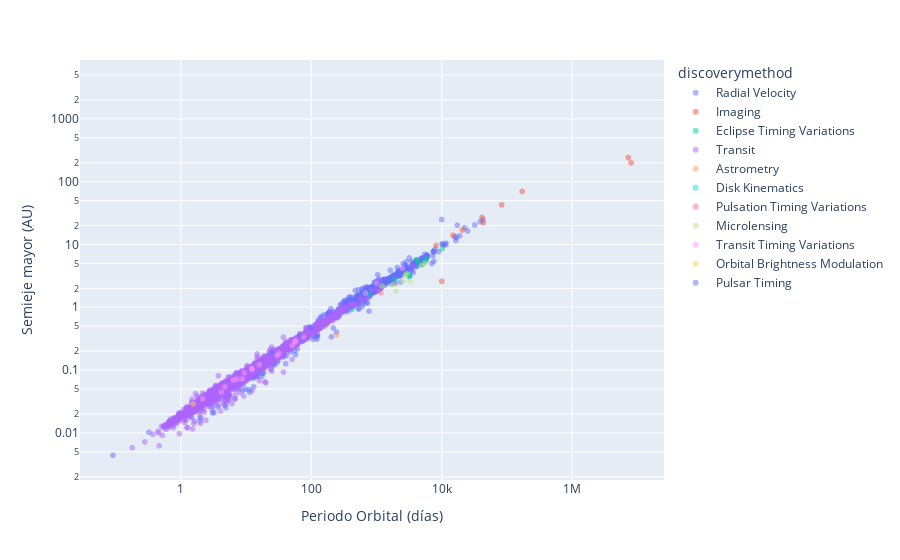

Notebook cell for this chart:
### Code cell
import plotly.express as px
from parsing_data import df
fig = px.scatter(df, y = 'pl_orbsmax', x = 'pl_orbper', opacity = 0.5, log_x = True, log_y = True, color = 'discoverymethod')
fig.update_xaxes(title = 'Periodo Orbital (días)')
fig.update_yaxes(title = 'Semieje mayor (AU)')
fig.show()

### Figure 1 — Plotly figure (JSON) as saved in the notebook; plotly's stock layout.template omitted (floating-point values rounded to 4 significant figures; data arrays with more than 128 entries replaced by an {"elided": "..."} marker saying what was removed)
{"data": [{"hovertemplate": "discoverymethod=Radial Velocity<br>pl_orbper=%{x}<br>pl_orbsmax=%{y}<extra></extra>", "legendgroup": "Radial Velocity", "marker": {"color": "#636efa", "opacity": 0.5, "symbol": "circle"}, "mode": "markers", "name": "Radial Velocity", "showlegend": true, "type": "scattergl", "x": {"elided": "858 float values"}, "xaxis": "x", "y": {"elided": "858 float values"}, "yaxis": "y"}, {"hovertemplate": "discoverymethod=Imaging<br>pl_orbper=%{x}<br>pl_orbsmax=%{y}<extra></extra>", "legendgroup": "Imaging", "marker": {"color": "#EF553B", "opacity": 0.5, "symbol": "circle"}, "mode": "markers", "name": "Imaging", "showlegend": true, "type": "scattergl", "x": [null, null, null, null, null, null, 7336.0, null, 14965, null, 10040.0, 8040000, null, null, null, null, null, null, null, null, null, null, null, null, null, null, null, null, 171700.0, 83260.0, 41630.0, 20820.0, 7300000, 43500, null, null, null, null, null, null, null, null, null, null, null, null, null, null, 8207, null], "xaxis": "x", "y": [330, 84, 52, 156, 15, 55, null, 230, 14, 260, 2.6, 200, 210, 440, 330, 800, 43.5, 100, 320, 2000, 650, 487.1, 56, 92, 740, 345, 773, 20.3, 70, 42.81, 26.97, 16.99, 243, 22.2, 34.5, 214, 157, 1100, null, 162, 320, 670, 3500, 2880, 102, 2500, 8, 115, 9.66, 61], "yaxis": "y"}, {"hovertemplate": "discoverymethod=Eclipse Timing Variations<br>pl_orbper=%{x}<br>pl_orbsmax=%{y}<extra></extra>", "legendgroup": "Eclipse Timing Variations", "marker": {"color": "#00cc96", "opacity": 0.5, "symbol": "circle"}, "mode": "markers", "name": "Eclipse Timing Variations", "showlegend": true, "type": "scattergl", "x": [416, 4098.0, 10220, 4640, 237.7, 760, 5660, 2884.0, 3225, 3160, 8799, 4344.0, 5840, 1916.0], "xaxis": "x", "y": [0.92, 5.75, 8.6, 4.69, 0.8, 1.613, 5.38, 3.43, 3.12, 3.3, null, 5.3, 5.9, 2.8], "yaxis": "y"}, {"hovertemplate": "discoverymethod=Transit<br>pl_orbper=%{x}<br>pl_orbsmax=%{y}<extra></extra>", "legendgroup": "Transit", "marker": {"color": "#ab63fa", "opacity": 0.5, "symbol": "circle"}, "mode": "markers", "name": "Transit", "showlegend": true, "type": "scattergl", "x": {"elided": "3337 float values"}, "xaxis": "x", "y": {"elided": "3337 float values"}, "yaxis": "y"}, {"hovertemplate": "discoverymethod=Astrometry<br>pl_orbper=%{x}<br>pl_orbsmax=%{y}<extra></extra>", "legendgroup": "Astrometry", "marker": {"color": "#FFA15A", "opacity": 0.5, "symbol": "circle"}, "mode": "markers", "name": "Astrometry", "showlegend": true, "type": "scattergl", "x": [246.4], "xaxis": "x", "y": [0.36], "yaxis": "y"}, {"hovertemplate": "discoverymethod=Disk Kinematics<br>pl_orbper=%{x}<br>pl_orbsmax=%{y}<extra></extra>", "legendgroup": "Disk Kinematics", "marker": {"color": "#19d3f3", "opacity": 0.5, "symbol": "circle"}, "mode": "markers", "name": "Disk Kinematics", "showlegend": true, "type": "scattergl", "x": [null], "xaxis": "x", "y": [130], "yaxis": "y"}, {"hovertemplate": "discoverymethod=Pulsation Timing Variations<br>pl_orbper=%{x}<br>pl_orbsmax=%{y}<extra></extra>", "legendgroup": "Pulsation Timing Variations", "marker": {"color": "#FF6692", "opacity": 0.5, "symbol": "circle"}, "mode": "markers", "name": "Pulsation Timing Variations", "showlegend": true, "type": "scattergl", "x": [840, 1170], "xaxis": "x", "y": [null, 1.7], "yaxis": "y"}, {"hovertemplate": "discoverymethod=Microlensing<br>pl_orbper=%{x}<br>pl_orbsmax=%{y}<extra></extra>", "legendgroup": "Microlensing", "marker": {"color": "#B6E880", "opacity": 0.5, "symbol": "circle"}, "mode": "markers", "name": "Microlensing", "showlegend": true, "type": "scattergl", "x": [null, null, null, null, null, null, null, null, null, null, null, null, null, null, null, null, null, null, null, null, null, null, 2774, null, 1982, null, null, null, null, null, null, null, null, 2920, null, null, null, null, null, null, null, null, null, null, null, null, null, 3285, 1788.0, 4928.0, 2557, null, null, null, null, null, null, null, null, null, null, null, null, null, null, null, null, null, null, null, null, null, null, null, null, null, null, null, null, null, null, null, null, null, null, 1224, null, null, null, null, null, null, null, null, null, null, null, null, null, null, 5480, null, null, null, null, null, null, null], "xaxis": "x", "y": [5.5, 1.065, 5.1, 1.08, 3.6, 0.83, 2.63, 3.64, 3.45, 1.9, 1.7, 4.54, 0.62, 6.56, 1.521, 3.31, 4.3, null, 0.62, 6.5, 1.25, 2.7, 3.2, 2.03, 1.8, 1.21, 2.42, 3.8, 1.85, 2, 4.14, 0.95, 1.3, 3.4, 4.3, 10.2, 0.9, 3.03, 4.18, 3.3, 1.51, 1.09, 8.3, 1.54, 4.3, 3.6, 3.5, 2.6, 2.3, 4.6, 2.59, 2.8, 15, 1.7, 8, 2.72, 1.89, 4, 4.8, 0.89, 3.8, 4.3, 1.6, 4.43, 3.1, 0.8, 3.6, 0.883, 17.98, 2.6, 1.8, 3.11, 4.4, 1.5, 2.7, 1.75, 0.73, 1.6, 2.7, 2.07, 2.62, 0.85, 5.4, 6.4, 1.71, 2.17, 2.15, 11.5, 3.913, 2.575, 3.5, 1.8, 4.06, 3.92, 1.02, 4.72, 1.18, 0.59, 3.02, 0.72, 5, 1.8, 0.8, 4.75, 3.3, 2.8, 0.5, 4.18], "yaxis": "y"}, {"hovertemplate": "discoverymethod=Transit Timing Variations<br>pl_orbper=%{x}<br>pl_orbsmax=%{y}<extra></extra>", "legendgroup": "Transit Timing Variations", "marker": {"color": "#FF97FF", "opacity": 0.5, "symbol": "circle"}, "mode": "markers", "name": "Transit Timing Variations", "showlegend": true, "type": "scattergl", "x": [56.27, 30, 160, 9.342, 51.21, 31.51, 4.7, 7.171, 4.176, 8.708, 6.319, 12.21, 12.33, 15.94, 675.5, 2500, 57.33, 1000, 75.73, 7.63, 2.156], "xaxis": "x", "y": [0.294, 0.17, null, 0.0906, 0.246, 0.186, 0.054, 0.072, 0.0446, 0.0727, 0.069, 0.107, 0.103, 0.122, 1.68, 4.2, 0.2811, 2.42, 0.3395, null, 0.035], "yaxis": "y"}, {"hovertemplate": "discoverymethod=Orbital Brightness Modulation<br>pl_orbper=%{x}<br>pl_orbsmax=%{y}<extra></extra>", "legendgroup": "Orbital Brightness Modulation", "marker": {"color": "#FECB52", "opacity": 0.5, "symbol": "circle"}, "mode": "markers", "name": "Orbital Brightness Modulation", "showlegend": true, "type": "scattergl", "x": [1.545], "xaxis": "x", "y": [0.029], "yaxis": "y"}, {"hovertemplate": "discoverymethod=Pulsar Timing<br>pl_orbper=%{x}<br>pl_orbsmax=%{y}<extra></extra>", "legendgroup": "Pulsar Timing", "marker": {"color": "#636efa", "opacity": 0.5, "symbol": "circle"}, "mode": "markers", "name": "Pulsar Timing", "showlegend": true, "type": "scattergl", "x": [10140, 25.34, 66.56, 98.23, null, 0.09071, 0.323], "xaxis": "x", "y": [10.26, 0.19, 0.36, 0.47, 23, 0.0044, 0.0102], "yaxis": "y"}], "layout": {"autosize": true, "legend": {"title": {"text": "discoverymethod"}, "tracegroupgap": 0}, "margin": {"t": 60}, "xaxis": {"anchor": "y", "autorange": true, "domain": [0, 1], "range": [-1.534, 7.397], "title": {"text": "Periodo Orbital (días)"}, "type": "log"}, "yaxis": {"anchor": "x", "autorange": true, "domain": [0, 1], "range": [-2.813, 4.001], "title": {"text": "Semieje mayor (AU)"}, "type": "log"}}}
